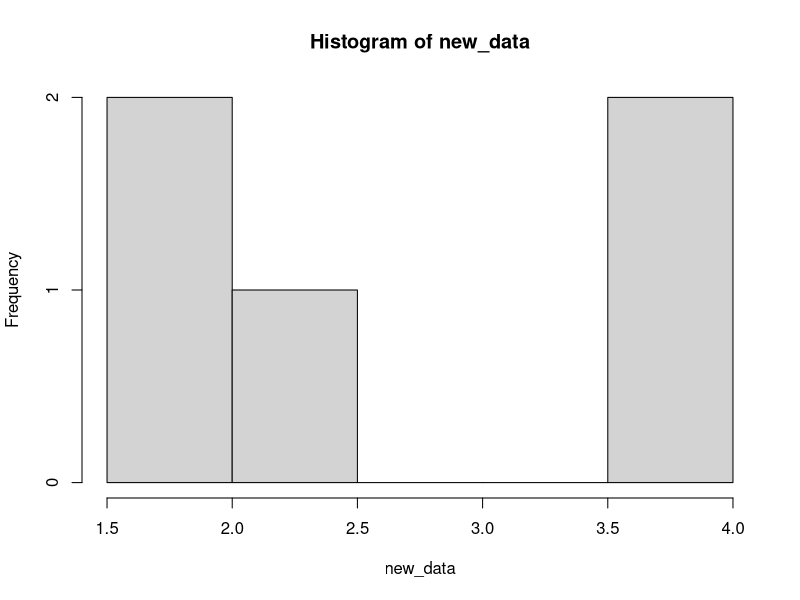
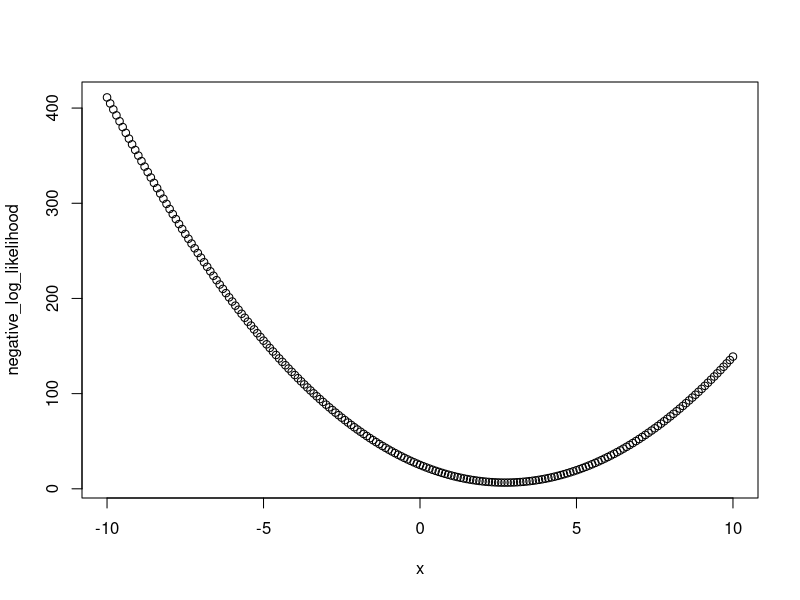
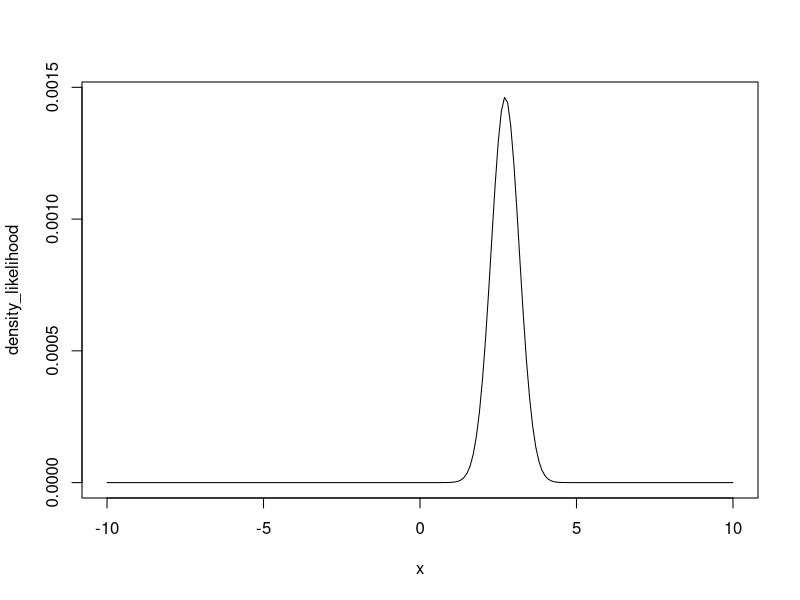
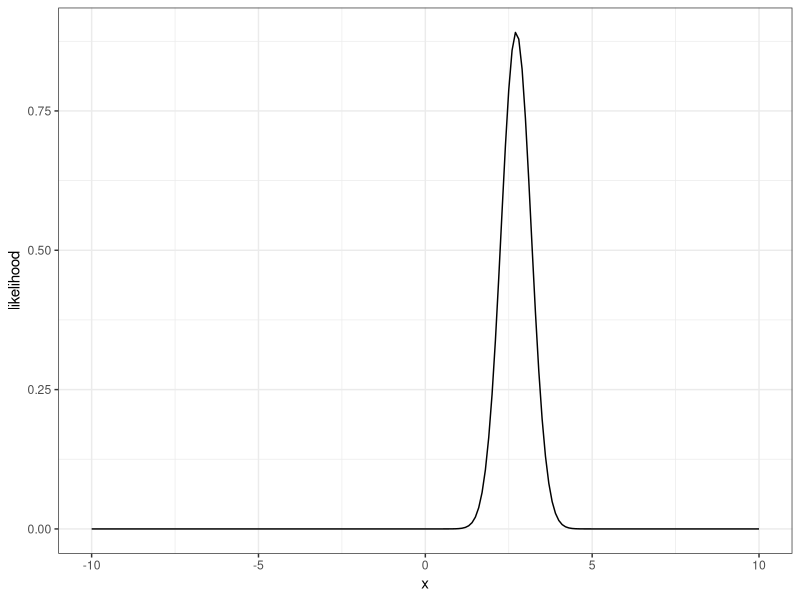
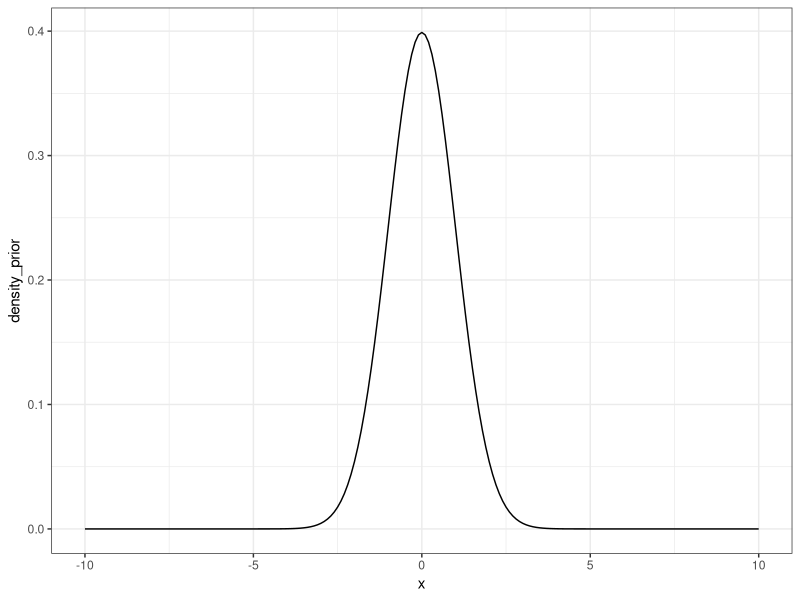
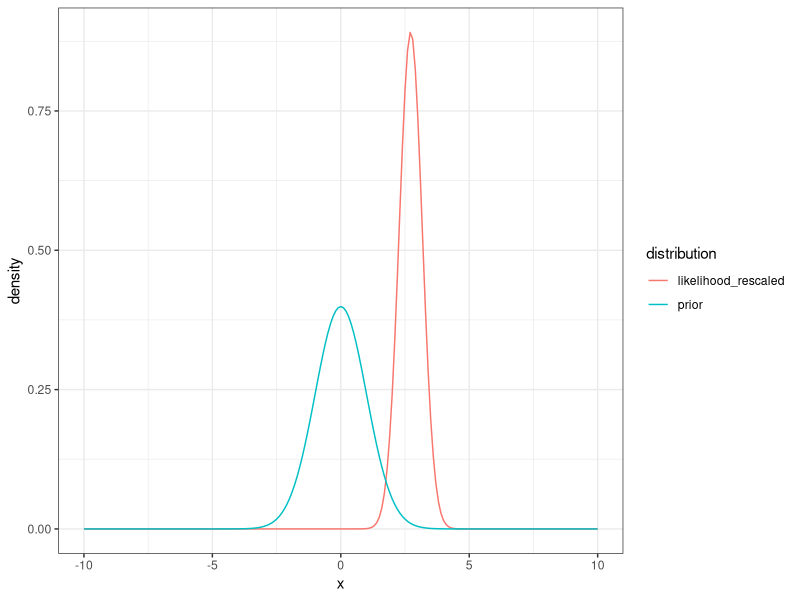
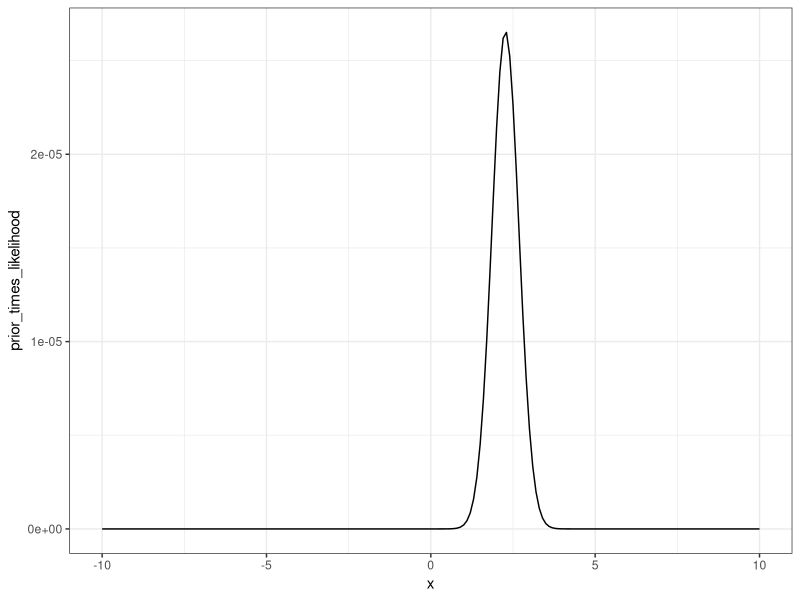
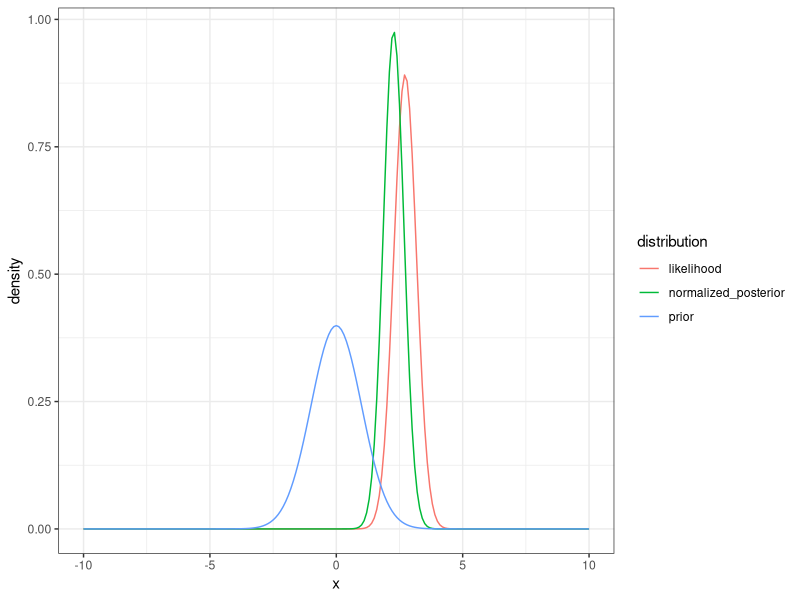

Reproduce these figures in R, in order.
## ---- chunk 1
#| echo: FALSE
#| message: FALSE
library(tidyverse)
library(patchwork)
## ---- chunk 2
num_data_points <- 5

mean_data <- 3.0
sd_data <- 1.0

new_data <- rnorm(num_data_points, mean = mean_data, sd = sd_data)
hist(new_data)
## ---- chunk 3
#DATA MODEL
delta_x <- 0.1
x <- seq(-10,10, delta_x)
negative_log_likelihood <- rep(NA,length(x))
for(i in 1:length(x)){
  negative_log_likelihood[i] <- -sum(dnorm(new_data, mean = x[i], sd = 1, log = TRUE))
}

plot(x, negative_log_likelihood)
## ---- chunk 4
density_likelihood <- exp(-negative_log_likelihood)
plot(x, density_likelihood, type = "l")

## ---- chunk 5
likelihood_area_under_curve <- sum(density_likelihood * delta_x) #Width * Height
density_likelihood_rescaled <- density_likelihood/likelihood_area_under_curve
## ---- chunk 6
d <- tibble(x = x,
            likelihood = density_likelihood_rescaled)
ggplot(d, aes(x = x, y = likelihood)) +
  geom_line() +
  theme_bw()

## ---- chunk 7
mean_prior <- 0
sd_prior <- 1.0

#Priors
density_prior <- dnorm(x, mean = mean_prior, sd = sd_prior)
d <- tibble(x = x,
            density_prior = density_prior)
ggplot(d, aes(x = x, y = density_prior)) +
  geom_line()  +
  theme_bw()
## ---- chunk 8
tibble(x = x,
            prior = density_prior,
            likelihood_rescaled = density_likelihood_rescaled) %>% 
  pivot_longer(cols = -x, names_to = "distribution", values_to = "density") %>% 
  mutate(distribution = factor(distribution)) %>% 
  ggplot(aes(x = x, y = density, color = distribution)) +
  geom_line()  +
  theme_bw()

## ---- chunk 9
prior_times_likelihood <- density_prior * density_likelihood
d <- tibble(x = x,
            prior_times_likelihood = prior_times_likelihood)
ggplot(d, aes(x = x, y = prior_times_likelihood)) +
  geom_line()  +
  theme_bw()
## ---- chunk 10
area_under_curve <- sum(prior_times_likelihood * delta_x)  #sum(Width * Height) = total probability of the data given all possible values of the parameter
normalized_posterior <- prior_times_likelihood / area_under_curve

paste0("the probablity of the data is (i.e., area under likelihood x prior curve): ", area_under_curve)
## ---- chunk 11
tibble(x = x,
       prior = density_prior,
       likelihood = density_likelihood_rescaled,
       normalized_posterior = normalized_posterior) %>% 
  pivot_longer(cols = -x, names_to = "distribution", values_to = "density") %>% 
  mutate(distribution = factor(distribution)) %>% 
  ggplot(aes(x = x, y = density, color = distribution)) +
  geom_line()  +
  theme_bw()
## ---- chunk 12
explore_senstivity <- function(num_data_points, mean_data, sd_data, mean_prior, sd_prior, title){

new_data <- rnorm(num_data_points, mean_data, sd_data)
delta_x <- 0.1
x <- seq(-5,5, delta_x)
negative_log_likelihood <- rep(NA,length(x))

#DATA MODEL
for(i in 1:length(x)){
  #Process model is that mean = x
  negative_log_likelihood[i] <- -sum(dnorm(new_data, mean = x[i], sd = 1, log = TRUE))
}

density_likelihood <- exp(-negative_log_likelihood)
likelihood_area_under_curve <- sum(density_likelihood * delta_x) #Width * Height
density_likelihood_rescaled <- density_likelihood/likelihood_area_under_curve

#Prior
density_prior <- dnorm(x, mean = mean_prior, sd = sd_prior)

#Prior x Likelihood
prior_times_likelihood <- density_prior * density_likelihood
area_under_curve <- sum(prior_times_likelihood * delta_x) #Width * Height
normalized_posterior <- prior_times_likelihood / area_under_curve

p <- tibble(x = x,
       prior = density_prior,
       likelihood = density_likelihood_rescaled,
       normalized_posterior = normalized_posterior) %>% 
  pivot_longer(cols = -x, names_to = "distribution", values_to = "density") %>% 
  mutate(distribution = factor(distribution)) %>% 
  ggplot(aes(x = x, y = density, color = distribution)) +
  geom_line() +
  labs(title = title)  +
  theme_bw()
return(p)
}
## ---- chunk 13
#Baseline
p1 <- explore_senstivity(num_data_points = 5,
                        mean_data = 3,
                        sd_data = 2,
                        mean_prior = 0,
                        sd_prior = 1.0,
                        title = "Baseline")

#Increase confidence in prior
p2 <- explore_senstivity(num_data_points = 5,
                        mean_data = 3,
                        sd_data = 2,
                        mean_prior = 0,
                        sd_prior = 0.1,
                        title = "Increase confidence in prior")

#Increase number of data points
p3 <- explore_senstivity(num_data_points = 50,
                        mean_data = 3,
                        sd_data = 2,
                        mean_prior = 0,
                        sd_prior = 1.0,
                        title = "Increase data")

#Make likelihood mean closer to prior
p4 <- explore_senstivity(num_data_points = 5,
                        mean_data = 0,
                        sd_data = 2,
                        mean_prior = 0,
                        sd_prior = 1.0,
                        title = "Make likelihood mean closer to prior")
(p1 / p2) | (p3 / p4) 


## ---- chunk 14
set.seed(100)
num_data_points <- 10
par1_true <- 3
sd_data <- 0.5
x <- runif(num_data_points, 0, 10)
par_true <- c(par1_true, 0.5)
y_true <- par_true[1] * (x / (x + par_true[2]))
y <- rnorm(length(y_true), mean = y_true, sd = sd_data)
plot(x, y, ylim = c(0, par1_true + 2))
## ---- chunk 15
mean_prior <- 1.0
sd_prior <- 0.5
## ---- chunk 16
delta_par1 <- 0.1
par1 <- seq(-3,10, delta_par1)
negative_log_likelihood <- rep(NA,length(par1))
for(i in 1:length(par1)){
  #Process model
  pred <- par1[i] * (x / (x + par_true[2]))
  #Data model
  negative_log_likelihood[i] <- -sum(dnorm(y, mean = pred, sd = sd_data, log = TRUE))
}

density_likelihood <- exp(-negative_log_likelihood)
likelihood_area_under_curve <- sum(density_likelihood * delta_par1) #Width * Height
density_likelihood_rescaled <- density_likelihood/likelihood_area_under_curve

#Priors
density_prior <- dnorm(par1, mean = mean_prior, sd = sd_prior)
prior_times_likelihood <- density_prior * density_likelihood
area_under_curve <- sum(prior_times_likelihood * delta_par1) #Width * Height
normalized_posterior <- prior_times_likelihood / area_under_curve

tibble(par1 = par1,
       prior = density_prior,
       likelihood = density_likelihood_rescaled,
       normalized_posterior = normalized_posterior) %>% 
  pivot_longer(cols = -par1, names_to = "distribution", values_to = "density") %>% 
  mutate(distribution = factor(distribution)) %>% 
  ggplot(aes(x = par1, y = density, color = distribution)) +
  geom_line()  +
  theme_bw()

## ---- chunk 17
par1_mle <- par1[which.max(density_likelihood)]
par1_post <- par1[which.max(normalized_posterior)]

d <- tibble(x = seq(0,10, 0.1),
            prior = mean_prior * (x / (x + par_true[2])),
            likelihood = par1_mle * (x / (x + par_true[2])),
            posterior = par1_post * (x / (x + par_true[2]))) %>% 
  pivot_longer(cols = -x, names_to = "distribution", values_to = "prediction") %>% 
  mutate(distribution = factor(distribution))
ggplot(d, aes(x = x, y = prediction, col = distribution)) +
  geom_line() +
  labs(y = "M-M model prediction (process model)")  +
  theme_bw()
## ---- chunk 18
num_data_points <- 10
par1_true <- 3
sd_data <- 0.5
x <- runif(num_data_points, 0, 10)
par_true <- c(par1_true, 0.5)
y_true <- par_true[1] * (x / (x + par_true[2]))
y <- rnorm(length(y_true), mean = y_true, sd = sd_data)
plot(x, y, ylim = c(0, par1_true + 2))
## ---- chunk 19
#Initialize chain
num_iter <- 5000
pars <- array(NA, dim = c(num_iter))
pars[1] <- 2
log_prob_current <- -10000000000
prob_current <- exp(log_prob_current)
jump <- 0.1

mean_prior <- 1.0
sd_prior <- 0.5

for(i in 2:num_iter){
  
  #Randomly select new parameter values
  proposed_pars <- rnorm(1, pars[i - 1], jump)
  
    
  #PRIORS: how likely is the proposed value given the prior distribution?
  prior <- dnorm(proposed_pars, mean = mean_prior, sd = sd_prior)

  #PROCESS MODEL: Use new parameter values in the process model
  pred <- proposed_pars * (x / (x + par_true[2]))

  #DATA MODEL: how likely is the data given the proposed parameter?
  #We are multiplying here
  likelihood <- prod(dnorm(y, mean = pred, sd = sd_data))
  
  #Combine the prior and likelihood
  #remember that you multiply probabilities which mean you can add log(probability)
  prob_proposed <- prior * likelihood
  
  z <- (prob_proposed/prob_current)
  
  #Now pick a random number between 0 and 1
  r <- runif(1, 0, 1)
  
  #If z > r then accept the new parameters
  #Note: this will always happen if the new parameters are more likely than
  #the old parameters z > 1 means than z is always > r no matter what value of
  #r is chosen.  However it will accept worse parameter sets (P_new is less
  #likely then P_old - i.e., z < 1) in proportion to how much worse it is
  #For example: if z = 0.9 and then any random number drawn by runif that is
  #less than 0.90 will result in accepting the worse values (i.e., the slightly
  #worse values will be accepted a lot of the time).  In contrast, if z = 0.01
  #(i.e., the new parameters are much much worse), then they can still be accepted
  #but much more rarely because random r values of < 0.1 occur more rarely
  if(z > r){
    pars[i] <- proposed_pars
    prob_current <- prob_proposed
  }else{
    pars[i] <- pars[i - 1]
    prob_current <- prob_current #this calculation isn't necessary but is here to show you the logic
  }
}
## ---- chunk 20
#| warning: FALSE
d <- tibble(iter = 1:num_iter,
       par1 = pars)

p1 <-  ggplot(d, aes(x = iter, y = par1)) +
  geom_line()  +
  theme_bw()

p2 <- ggplot(d, aes(x = par1)) +
  geom_histogram() +
  theme_bw()

p1 | p2
## ---- chunk 21
#| warning: FALSE

nburn <- 100
d_burn <- tibble(iter = nburn:num_iter,
       par1 = pars[nburn:num_iter])

p1 <-  ggplot(d_burn, aes(x = iter, y = par1)) +
  geom_line() +
  theme_bw()

p2 <- ggplot(d_burn, aes(x = par1)) +
  geom_histogram() +
  theme_bw()

p1 | p2
## ---- chunk 22
par_post_burn <- pars[nburn:num_iter]

#Mean
mean(par_post_burn)
#sd
sd(par_post_burn)
#Quantiles
quantile(par_post_burn, c(0.025, 0.5,0.975))
## ---- chunk 23
num_samples <- 100
sample_index <- sample(x = 1:length(par_post_burn), size = num_samples, replace = TRUE)
random_draws <- par_post_burn[sample_index]
hist(random_draws)
## ---- chunk 24
num_samples <- 1000
x_new = x
pred_posterior_mean <- matrix(NA, num_samples, length(x_new))   # storage for all simulations
y_posterior <- matrix(NA, num_samples, length(x_new)) 

for(i in 1:num_samples){
  sample_index <- sample(x = 1:length(pars), size = 1, replace = TRUE)
  pred_posterior_mean[i, ] <- pars[sample_index] * (x_new / (x_new + par_true[2]))
  y_posterior[i, ] <- rnorm(length(x_new), pred_posterior_mean[i, ], sd = sd_data)
  
}
n.stats.y <- apply(y_posterior, 2, quantile, c(0.025, 0.5, 0.975))
n.stats.y.mean <- apply(y_posterior, 2, mean)

n.stats.mean <- apply(pred_posterior_mean, 2, quantile, c(0.025, 0.5, 0.975))

d <- tibble(x = x_new,
            median = n.stats.y.mean,
            lower95_y = n.stats.y[1, ],
            upper95_y = n.stats.y[3, ],
            lower95_mean = n.stats.mean[1, ],
            upper95_mean = n.stats.mean[3, ],
            obs = y)

ggplot(d, aes(x = x)) +
  geom_ribbon(aes(ymin = lower95_y, ymax = upper95_y), fill = "lightblue", alpha = 0.5) +
    geom_ribbon(aes(ymin = lower95_mean, ymax = upper95_mean), fill = "pink", alpha = 0.5) +
  geom_line(aes(y = median)) +
  geom_point(aes(y = obs)) +
  labs(y = "M-M Prediction")  +
  theme_bw()

## ---- chunk 25
#| warning: FALSE

library(tidyverse)
library(patchwork)

#Build fake dataset
set.seed(100)
num_data_points <- 200
sd_data <- 0.25
par_true <- c(3, 0.5)
x <- runif(num_data_points, 0, 10)
y_true <- par_true[1] * (x / (x + par_true[2]))
y <- rnorm(length(y_true), mean = y_true, sd = sd_data)
plot(x, y, ylim = c(0, par_true[1] + 2))
## ---- chunk 26
#Set MCMC Configuration
num_iter <- 2000
num_pars <- 2
jump <- c(0.05, 0.05)

#Initialize chain
pars <- array(NA, dim = c(num_pars, num_iter))
pars[1, 1] <- 2
pars[2, 1] <- 1
log_likelihood_prior_current <- -10000000000

for(i in 2:num_iter){
  
  #Loop through parameter value
  
  for(j in 1:num_pars){
      #Randomly select new parameter values
    proposed_pars <- pars[, i - 1]
    proposed_pars[j] <- rnorm(1, mean = pars[j, i - 1], sd = jump[j])
    
    ##########################
    # PRIORS
    #########################
    #(remember that you multiply probabilities which mean you can add log(probability))
    log_prior <- dunif(proposed_pars[1], min = 0, max = 10, log = TRUE) + 
      dunif(proposed_pars[2], min = 0, max = 100, log = TRUE)
    
    #Likelihood.  
    #You could use:
    # pred <- process_model(x, pars = proposed_pars)
    # log_likelihood <- sum(dnorm(new_data, mean = pred, sd = sd_data, log = TRUE)
    # but we are looping here because it transitions well to the next section of the course
    log_likelihood <- rep(NA, length(x))
    pred <- rep(NA, length(x))
    for(m in 1:length(x)){
      ##########################
      # PROCESS MODEL
      #########################
      pred[m] <- proposed_pars[1] * (x[m] / (x[m] + proposed_pars[2]))
      ##########################
      # DATA MODEL
      #########################
      log_likelihood[m] <- dnorm(y[m], mean = pred[m], sd = sd_data, log = TRUE)
    }
    #Remember that you multiply probabilities which mean you can add log(probability)
    #Hence the use of sum
    log_likelihood <- sum(log_likelihood)
    
    ############################
    ###  PRIOR x LIKELIHOOD
    ############################
    #Combine the prior and likelihood
    #remember that you multiply probabilities which means you can add log(probability)
    log_likelihood_prior_proposed <- log_prior + log_likelihood
    
    #We want the ratio of new / old but since it is in log space we first
    #take the difference of the logs: log(new/old) = log(new) - log(old) 
    # and then take out of log space exp(log(new) - log(old))
    z <- exp(log_likelihood_prior_proposed - log_likelihood_prior_current)
    
    #Now pick a random number between 0 and 1
    r <- runif(1, min = 0, max = 1)
    #If z > r then accept the new parameters
    #Note: this will always happen if the new parameters are more likely than
    #the old parameters z > 1 means than z is always > r no matter what value of
    #r is chosen.  However it will accept worse parameter sets (P_new is less
    #likely then P_old - i.e., z < 1) in proportion to how much worse it is
    #For example: if z = 0.9 and then any random number drawn by runif that is
    #less than 0.90 will result in accepting the worse values (i.e., the slightly
    #worse values will be accepted a lot of the time).  In contrast, if z = 0.01
    #(i.e., the new parameters are much much worse), then they can still be accepted
    #but much more rarely because random r values of < 0.1 occur more rarely
    if(log(z) > log(r)){
      pars[j, i] <- proposed_pars[j]
      log_likelihood_prior_current <- log_likelihood_prior_proposed
    }else{
      pars[j, i] <- pars[j, i - 1]
      log_likelihood_prior_current <- log_likelihood_prior_current #this calculation isn't necessary but is here to show you the logic
    }
  }
}

## ---- chunk 27
#| warning: FALSE

d <- tibble(iter = 1:num_iter,
            par1 = pars[1, ],
            par2 = pars[2, ]) %>%
  pivot_longer(-iter, values_to = "value", names_to = "parameter")

p1 <- ggplot(d, aes(x = iter, y = value)) +
  geom_line() +
  facet_wrap(~parameter, scales = "free") +
  theme_bw()

p2 <- ggplot(d, aes(x = value)) +
  geom_histogram() +
  facet_wrap(~parameter, scales = "free") +
  theme_bw()

p1 / p2
## ---- chunk 28


## ---- chunk 29


## ---- chunk 30


## ---- chunk 31


## ---- chunk 32


## ---- chunk 33


## ---- chunk 34
